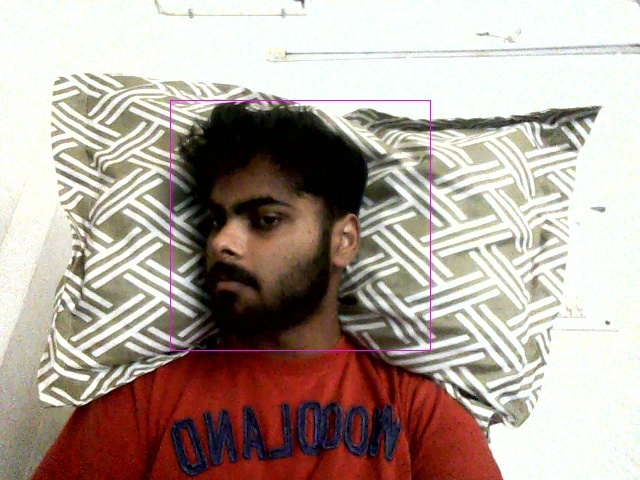
#> input picture excalibur/test/test2.jpg, 640 x 480 px, found by its file name
$ python face-detector.py
#> lines starting #> are read from the running program, lines starting #| are printed output that depends on the picture; after the words box and inside, x2 and y2 are one past the last pixel; in counts of white or black regions, pixels touching at a corner belong together
import cv2
#import os

face_cascade=cv2.CascadeClassifier("haarcascade_frontalface_default.xml")

img=cv2.imread("test2.jpg")
#> img is the input picture: shape (480, 640, 3); mean B, G, R 154.6, 163.3, 177.8


gray_img=cv2.cvtColor(img,cv2.COLOR_BGR2GRAY)
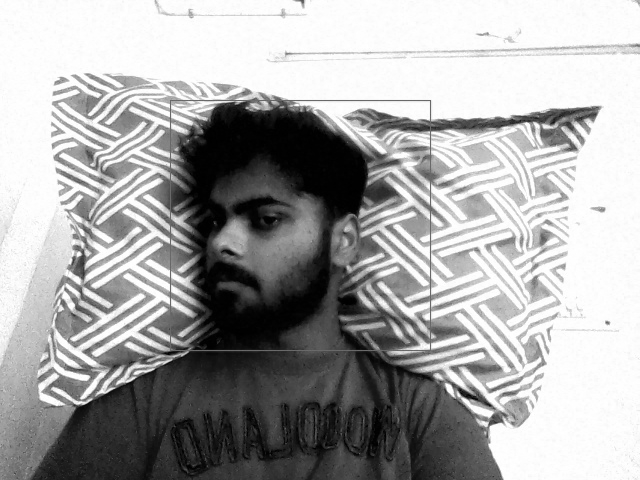
#> gray_img: shape (480, 640); min 0, max 255, mean 166.7

faces=face_cascade.detectMultiScale(gray_img,
scaleFactor=1.2,
minNeighbors=5)
#> faces = [[106, 58, 353, 353]]


for x,y,w,h in faces:
    img=cv2.rectangle(img,(x,y),(x+w,y+h),(255,255,255),3)
#> this loop made 1 pass
#> pass 1, `img=cv2.rectangle(img,(x,y),(x+w,y+h),(255,255,255),3)`:
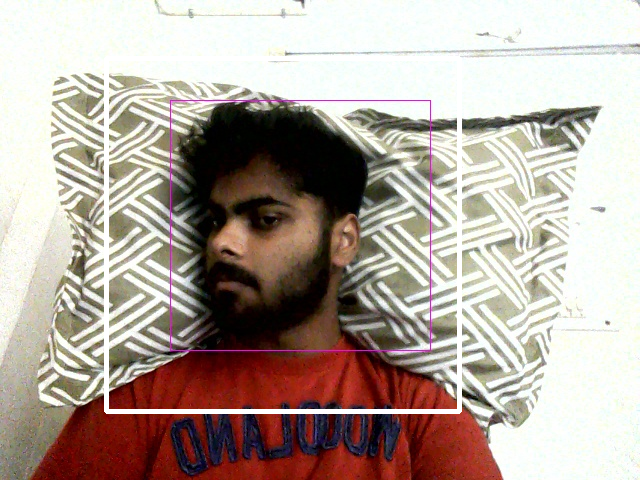
#> img: shape (480, 640, 3); 2.29% of pixels changed, all inside (x1, y1, x2, y2) = (104, 56, 462, 414)


resized=cv2.resize(img,(int(img.shape[1]/6),int(img.shape[0]/6)))
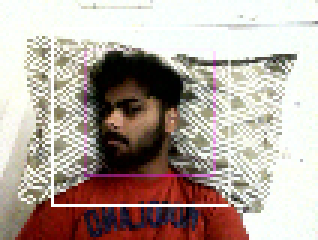
#> resized: shape (80, 106, 3) (shown 3 times larger); mean B, G, R 157.5, 165.7, 180


cv2.imshow("Gray",resized)
cv2.waitKey(0)
cv2.destroyAllWindows()

$ run again, with excalibur/test/test1.jpg copied over excalibur/test/test2.jpg
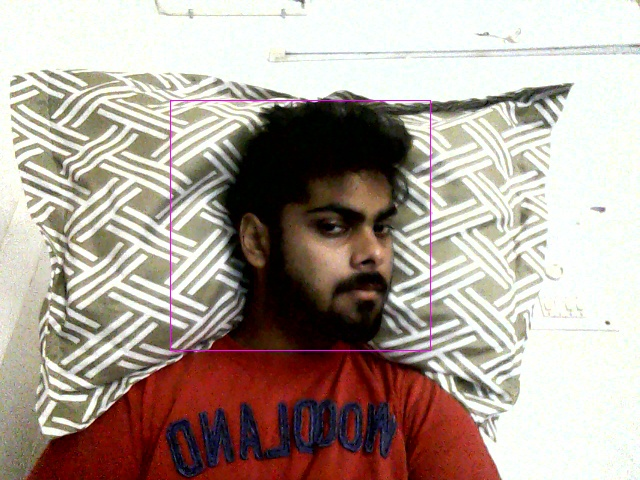
#> input picture excalibur/test/test1.jpg, 640 x 480 px, found by its file name
#> img is the input picture: shape (480, 640, 3); mean B, G, R 153.9, 162.4, 176.3
#> `gray_img=cv2.cvtColor(img,cv2.COLOR_BGR2GRAY)`:
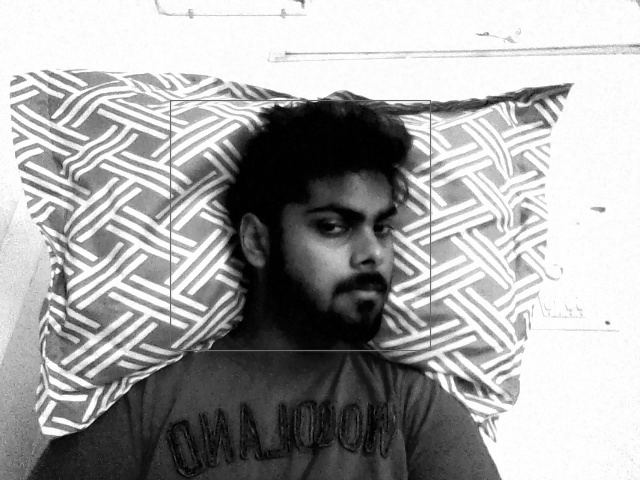
#> gray_img: shape (480, 640); min 0, max 255, mean 165.6
#> faces = [[291, 171, 142, 142]]
#> the loop `for x,y,w,h in faces:` made 1 pass
#> `resized=cv2.resize(img,(int(img.shape[1]/6),int(img.shape[0]/6)))`:
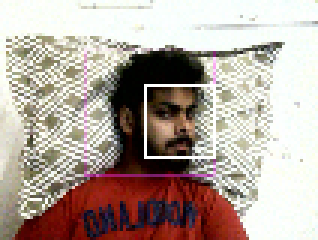
#> resized: shape (80, 106, 3) (shown 3 times larger); mean B, G, R 156.2, 164.6, 178.5

$ run again, with excalibur/test/test3.jpg copied over excalibur/test/test2.jpg
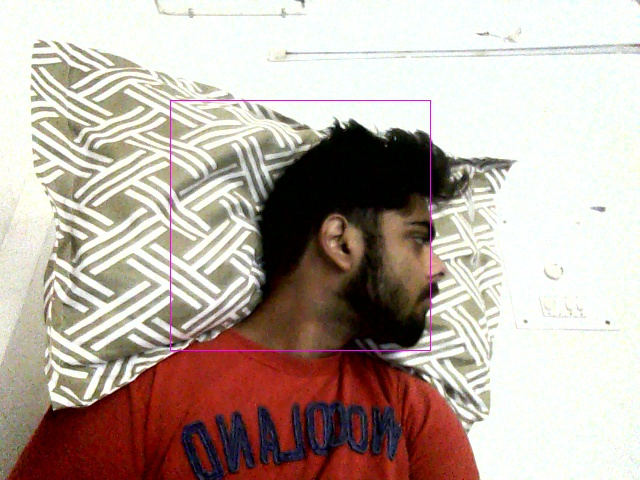
#> input picture excalibur/test/test3.jpg, 640 x 480 px, found by its file name
#> img is the input picture: shape (480, 640, 3); mean B, G, R 163.1, 171.6, 186.5
#> `gray_img=cv2.cvtColor(img,cv2.COLOR_BGR2GRAY)`:
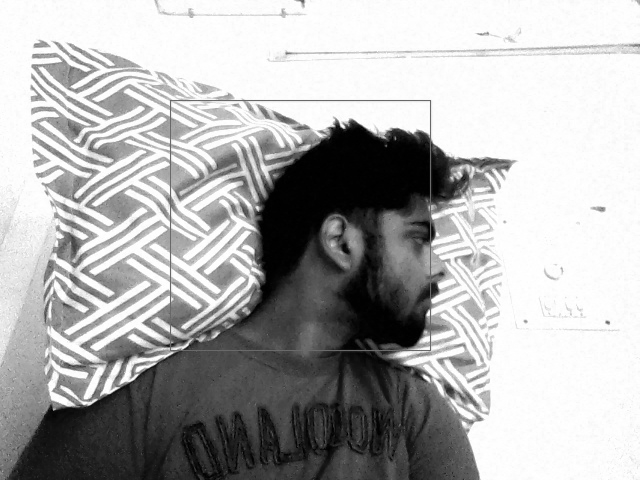
#> gray_img: shape (480, 640); min 0, max 255, mean 175.1
#> faces = ()
#> `resized=cv2.resize(img,(int(img.shape[1]/6),int(img.shape[0]/6)))`:
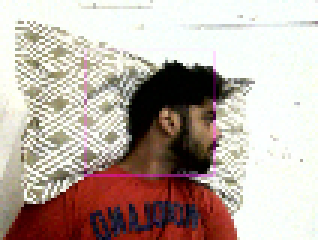
#> resized: shape (80, 106, 3) (shown 3 times larger); mean B, G, R 163.6, 171.8, 186.9
